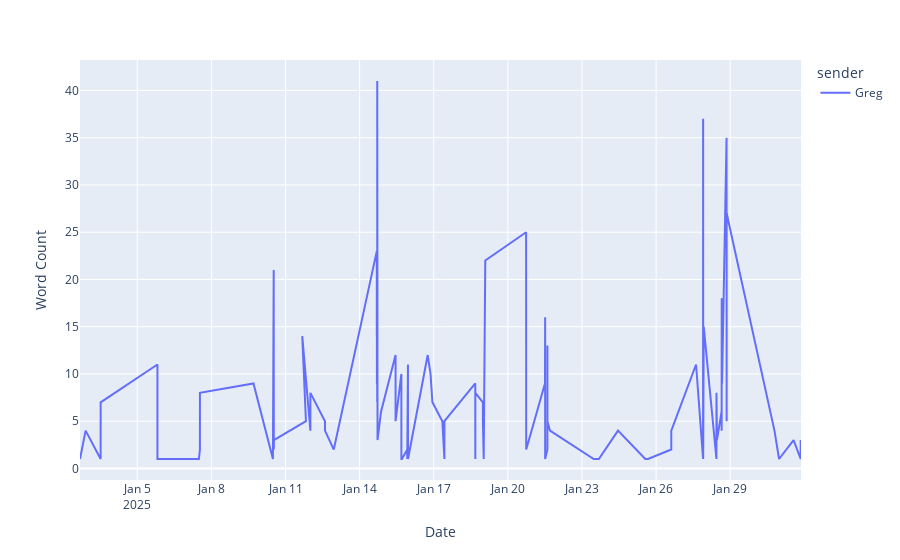

Notebook source saved alongside this figure:
### Code cell
px.line(
  df[(df.sender == 'Ryan 1') | (df.sender == 'Greg')], x=df[(df.sender == 'Ryan 1') | (df.sender == 'Greg')].index, y='word_count', color='sender',
  labels={'word_count' : 'Word Count', 'x' : 'Date'}
)
